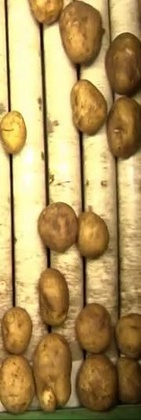
%> input picture A1Task2/beltpotato1.jpg, 141 x 420 px, shrunk from 180 x 538 before the run; the run also reads 2 pictures not shown here
$ octave task2run.m   (GNU Octave 9; MATLAB toolbox functions it lacks are replaced by stand-ins)
%> lines starting %> are read from the running program, lines starting %| are printed output that depends on the picture; in (x1, y1, x2, y2) boxes, pixels count from 0 and x2, y2 are one past the last pixel; in counts of white or black regions, pixels touching at a corner belong together; the program's own positions count from 1; long printed decimals are rounded
### A1Task2/segmentspuds.m
function outIm = segmentspuds( inputImage )

    rgbPotatoesIn = imread(inputImage);
    hsvPotatoesIn = rgb2hsv(rgbPotatoesIn);
    [nRows, nCols] = size(rgbPotatoesIn(:,:,1));

    % Get number of empty belt images in current folder
    backgrounds = dir('empty*.jpg');
    nBackgrounds = length(backgrounds(not([backgrounds.isdir])));

    % Generate HSV mean & standard deviation background models
    hsvMeanImg = getBackgroundMean(nBackgrounds, nRows, nCols);
    hsvStdImg = getBackgroundStd(nBackgrounds, nRows, nCols, hsvMeanImg);

    % Filter background models to reduce prominence of dark roller boundaries
    blurFilter = fspecial('motion', 22);
    blurredHsvMean = imfilter(hsvMeanImg, blurFilter, 'circular');
    blurredHsvStd = imfilter(hsvStdImg, blurFilter, 'circular');

    % K-Means clustering (region-based approach to segmentation)
    % Clusters mean and std image pixels into 5 colours to normalise the background models' pixel values
    [backgroundM, backgroundS] = kMeansCluster(blurredHsvMean, blurredHsvStd);

    % Contrast stretch input HSV potato image to increase contrast between potatoes and rollers
    potatoIn = imadjust(hsvPotatoesIn, stretchlim(hsvPotatoesIn));

    % Create binary image using background model (mean & std)
    binaryMask = im2bw(zeros(nRows, nCols, 1));
    intensityThresh = 0.22;
    % COLOUR SLICING; Mask indicates a potato if...
    % The pixel intensity is greater than a threshold (found via roipoly and imhist), and the pixel saturation
    % is greater than the background mean saturation plus the background standard deviation intensity
    for i = 1 : nRows
        for j = 1 : nCols
            if (potatoIn(i,j,3) > intensityThresh)
                if (potatoIn(i,j,2) > (backgroundM(i,j,2) + backgroundS(i,j,3)))
                    binaryMask(i,j) = 1;
                end
            end
        end
    end

    % Dilate, fill holes, remove small components, erode, filter, and
    % remove any remaining smaller components to produce final mask
    se = strel('disk', 4);
    binaryMask = imdilate(binaryMask, se);
    binaryMask = imfill(binaryMask,'holes');
    binaryMask = removeComponents(binaryMask, 500);
    binaryMask = imerode(binaryMask, se);
    binaryMask = medfilt2(binaryMask, [5 5]);
    binaryMask = removeComponents(binaryMask, 300);

    % Apply mask to input image
    outIm = imread(inputImage);
    for i = 1 : nRows
        for j = 1 : nCols
            if binaryMask(i, j) == 0
                outIm(i,j,:) = [0 0 0];
            else
                outIm(i,j,1) = outIm(i,j,1);
                outIm(i,j,2) = outIm(i,j,2);
                outIm(i,j,3) = outIm(i,j,3);
            end
        end
    end

    %%% TASK 1 FUNCTION APPLIED TO DISPLAY BOUNDING RECTANGLES AND SUMMARY STATISTICS FOR POTATOES %%%
    % REGIONPROPS COMPILES SPECIFIC PROPERTIES OF ALL COMPONENTS (FOR PERFORMANCE)
    components = bwconncomp(binaryMask);
    objProperties = regionprops(components, 'centroid', 'majoraxis', 'minoraxis', 'boundingbox', 'image');
    centroids = cat(1, objProperties.Centroid);
    majorAxisLengths = cat(1, objProperties.MajorAxisLength);
    minorAxisLengths = cat(1, objProperties.MinorAxisLength);

    % OUTPUT FINAL IMAGE ON WHICH TO OVERLAY BOUNDING RECTANGLES
    figure('name', 'Final image'), imshow(outIm), title('Final image with Bounding Box');

    imageInName = strsplit(inputImage,'.');
    imageInNum = imageInName(1);

    % DISPLAY SUMMARY STATISTICS FOR CURRENT IMAGE
    disp(' --------------------------------------------------- SUMMARY STATISTICS -------------------------------------------------- ');
    disp(['| Potato Image: ', imageInNum{1}, sprintf('\t\t\t'), 'Potatoes Detected: ', num2str(components.NumObjects), sprintf('\t\t\t\t\t\t\t\t\t\t\t\t\t\t\t\t\t\t'), '  |']);
    disp(' ------------------------------------------------------------------------------------------------------------------------- ');
    disp('| Potato # | Centroid (x,y) | Eccentricity  |   Mean (R, G, B)      | Standard Deviation (R, G, B) | Smoothness | Entropy |');

    hold on

    for i = 1: length(objProperties)

        % COMPUTE COMPONENT'S FOCI DISTANCE FOR ECCENTRICITY CALCULATION
        ellipseFociDistance = 2 * (sqrt((majorAxisLengths(i,1)/2)^2 - (minorAxisLengths(i,1)/2)^2));

        % BOUNDING BOX CO-ORDINATES 'CUT' OUT POTATO FOR STATISTIC CALCULATIONS
        % CUSTOM FUNCTION RETURNS VECTOR CONTAINING MEANS, STDS, SMOOTHNESS, AND ENTROPY
        componentMask = objProperties(i).Image;
        x = round(objProperties(i).BoundingBox(1));
        y = round(objProperties(i).BoundingBox(2));
        w = (objProperties(i).BoundingBox(3));
        h = (objProperties(i).BoundingBox(4));
        resultStats = getTextureDescriptors(rgbPotatoesIn, componentMask, x, y, w, h);

        % FORMAT STATISTICS FOR DISPLAY
        potatoNum = num2str(i);
        centroidX = num2str(round(centroids(i,1)));
        centroidY = num2str(round(centroids(i,2)));
        ecc = num2str(ellipseFociDistance/majorAxisLengths(i,1));
        meanR = num2str(round(resultStats(1)));
        meanG = num2str(round(resultStats(2)));
        meanB = num2str(round(resultStats(3)));
        stdR = num2str(round(resultStats(4)));
        stdG = num2str(round(resultStats(5)));
        stdB = num2str(round(resultStats(6)));
        smoothn = num2str(resultStats(7));
        entro = num2str(resultStats(8));

        tab = sprintf('\t');

        % DISPLAY SUMMARY STATISTICS FOR CURRENT POTATO
        disp(' ------------------------------------------------------------------------------------------------------------------------- ');
        disp(['|    ', potatoNum, tab, '   |   (' centroidX, ', ' , centroidY, ')' tab,...
              '|   ', ecc, tab, tab, '|   (', meanR, ',', tab, meanG, ',   ', meanB, ')' tab, '|', tab, tab,...
              ' (', stdR, ', ', stdG, ', ', stdB, ')', tab, tab, '   |  ', smoothn, tab, '| ', entro, '  |']);

        % OVERLAYS BOUNDING BOX ON FIGURE, UNCOMMENT BELOW TO PLOT CENTROID
        % plot(centroids(:,1), centroids(:,2), 'ro');
        rectangle('Position', objProperties(i).BoundingBox,'edgecolor','g');
    end

    hold off

    disp(' ------------------------------------------------------------------------------------------------------------------------- ');

end

% REF: average background, smooth/blur image, bg subtraction
%      http://studentdavestutorials.weebly.com/basic-image-processing-with-matlab.html
% REF: HSV good, segmentation by clustering, determines threshold (imhist) for segmenting foreground pixels,
%      http://www.computer-vision.org/4security/pdf/4-ali.pdf
%      HSV good: http://iris.usc.edu/Outlines/papers/1999/francois-cisst99.pdf
%      BG sub in HSV: http://citeseerx.ist.psu.edu/viewdoc/summary?doi=10.1.1.81.3145
% REF: DIR http://uk.mathworks.com/help/matlab/ref/dir.html?nocookie=true

### A1Task2/getBackgroundMean.m
function hsvMeanImage = getBackgroundMean( nBackgrounds, nRows, nCols )

    % Set hsv channel placeholder images
    hImg = zeros(nRows, nCols, 1);
    sImg = hImg;
    vImg = hImg;

    % Loop through provided number of backgrounds adding pixel values
    for i = 1 : nBackgrounds
        imgTmp = rgb2hsv(imread(['emptybelt', num2str(i), '.jpg']));
        hImg = hImg + imgTmp(:,:,1);
        sImg = sImg + imgTmp(:,:,2);
        vImg = vImg + imgTmp(:,:,3);
    end

    % Mean for each channel found by dividing by number of backgrounds
    hMeanImg = hImg / nBackgrounds;
    sMeanImg = sImg / nBackgrounds;
    vMeanImg = vImg / nBackgrounds;

    % Concatenate channel mean images to get HSV mean image
    hsvMeanImage = cat(3, hMeanImg, sMeanImg, vMeanImg);

end

### A1Task2/getBackgroundStd.m
function hsvStdImage = getBackgroundStd( nBackgrounds, nRows, nCols, hsvMeanImg )

    % Split HSV mean image into its 3 channels
    hMeanImg = hsvMeanImg(:,:,1);
    sMeanImg = hsvMeanImg(:,:,2);
    vMeanImg = hsvMeanImg(:,:,3);

    % Set squared difference placeholders
    squaredDiffH = double(zeros(nRows, nCols, 1));
    squaredDiffS = squaredDiffH;
    squaredDiffV = squaredDiffH;

    % Loop through each pixel finding the squared difference from the mean
    for h = 1 : nBackgrounds
        imgTmp = rgb2hsv(imread(['emptybelt', num2str(h), '.jpg']));
        channelH = imgTmp(:,:,1);
        channelS = imgTmp(:,:,2);
        channelV = imgTmp(:,:,3);
        for i = 1 : nRows
            for j = 1 : nCols
                currentDifH = channelH(i, j) - hMeanImg(i, j);
                currentSqDifH = (currentDifH)^2;
                squaredDiffH(i, j) = squaredDiffH(i, j) + (currentSqDifH);
                currentDifS = channelS(i, j) - sMeanImg(i, j);
                currentSqDifS = (currentDifS)^2;
                squaredDiffS(i, j) = squaredDiffS(i, j) + (currentSqDifS);
                currentDifV = channelV(i, j) - vMeanImg(i, j);
                currentSqDifV = (currentDifV)^2;
                squaredDiffV(i, j) = squaredDiffV(i, j) + (currentSqDifV);
            end
        end
    end

    % Variance found by averaging the squared difference
    varianceH = squaredDiffH / nBackgrounds;
    varianceS = squaredDiffS / nBackgrounds;
    varianceV = squaredDiffV / nBackgrounds;

    % Standard deviation found by square rooting the variance
    hStdImg = sqrt(varianceH);
    sStdImg = sqrt(varianceS);
    vStdImg = sqrt(varianceV);

    % Concatenate channel std images to get HSV std image
    hsvStdImage = cat(3, hStdImg, sStdImg, vStdImg);

end

### A1Task2/kMeansCluster.m
function [clusteredMean, clusteredStd] = kMeansCluster( blurredHsvMean, blurredHsvStd )

    % Trial & error found 5 colours gave the best representation of the background
    nColors = 5;
    [nRows, nCols, nChannels] = size(blurredHsvMean);
    reshapedMean = reshape(blurredHsvMean, nRows * nCols, nChannels);
    reshapedStd = reshape(blurredHsvStd, nRows * nCols, nChannels);
    [clustersM, centroidsM] = kmeans(reshapedMean, nColors, 'maxiter', 300);
    [clustersS, centroidsS] = kmeans(reshapedStd, nColors, 'maxiter', 300);

    % Placeholder images for k-means clustered outputs
    clusteredMean = zeros(size(blurredHsvMean));
    clusteredStd = zeros(size(blurredHsvStd));

    for i = 1 : nRows
        for j = 1 : nCols
            for k = 1 : nChannels
                clusteredMean(i, j, k) = centroidsM(clustersM(((j - 1) * nRows) + i), k);
                clusteredStd(i, j, k) = centroidsS(clustersS(((j - 1) * nRows) + i), k);
            end
        end
    end

end

### A1Task2/removeComponents.m
function bwOutput = removeComponents(BW, pixelThresh)

    % FIND PIXEL COUNT OF EACH COMPONENT, SET ALL PIXELS TO ZERO IN ANY
    % COMPONENT BELOW THE THRESHOLD
    components = bwconncomp(BW);
    pixelCount = cellfun(@numel,components.PixelIdxList);
    [rows, cols] = size(pixelCount);

    for i = 1 : cols
        if (pixelCount(i) < pixelThresh)
            BW(components.PixelIdxList{i}) = 0;
        end
    end

    bwOutput = BW;

end

### A1Task2/getTextureDescriptors.m
function results = getTextureDescriptors( input, componentMask, x, y, w, h )

    % MANUALLY CALCULATE THE MEAN, STD, SMOOTHNESS AND ENTROPY OF THE INPUT OBJECT
    count = 0;
    pixelsR = double(0);
    pixelsG = double(0);
    pixelsB = double(0);
    pixelsGray = double(0);
    squaredDiffR = int32(0);
    squaredDiffG = int32(0);
    squaredDiffB = int32(0);
    squaredDiffGray = int32(0);
    channelR = input(y:((y+h) - 1), x:((x+w) - 1), 1);
    channelG = input(y:((y+h) - 1), x:((x+w) - 1), 2);
    channelB = input(y:((y+h) - 1), x:((x+w) - 1), 3);
    imageGray = input(y:((y+h) - 1), x:((x+w) - 1));

    % ACCUMLUATE NON-ZERO PIXELS' VALUES AND TOTAL PIXEL COUNT
    for i = 1 : h
        for j = 1 : w
            % COMPONENTMASK ENSURES NO POTATO DATA FROM OVERLAPPING BOUNDING BOXES IS USED
            if componentMask(i, j) ~= 0
                pixelsR = pixelsR + double(channelR(i, j));
                pixelsG = pixelsG + double(channelG(i, j));
                pixelsB = pixelsB + double(channelB(i, j));
                pixelsGray = pixelsGray + double(imageGray(i, j));
                count = count + 1;
            end
        end
    end

    % MEAN DIVIDES TOTAL PIXEL VALUE BY TOTAL PIXEL COUNT
    meanR = pixelsR / count;
    meanG = pixelsG / count;
    meanB = pixelsB / count;
    meanGray = pixelsGray / count;

    % ACCUMULATE SQUARED DIFFERENCE VALUES
    for i = 1 : h
        for j = 1 : w
            if componentMask(i, j) ~= 0
                squaredDiffR = squaredDiffR + ((int32(channelR(i, j)) - int32(meanR))^2);
                squaredDiffG = squaredDiffG + ((int32(channelG(i, j)) - int32(meanG))^2);
                squaredDiffB = squaredDiffB + ((int32(channelB(i, j)) - int32(meanB))^2);
                squaredDiffGray = squaredDiffGray + ((int32(imageGray(i, j)) - int32(meanGray))^2);
            end
        end
    end

    % VARIANCE DIVIDES TOTAL SQUARED DIFFERENCE VALUE BY TOTAL PIXEL COUNT
    varianceR = squaredDiffR / count;
    varianceG = squaredDiffG / count;
    varianceB = squaredDiffB / count;
    varianceGray = squaredDiffGray / count;

    % STANDARD DEVIATION SQUARE ROOTS THE VARIANCE
    stdR = sqrt(double(varianceR));
    stdG = sqrt(double(varianceG));
    stdB = sqrt(double(varianceB));

    % SMOOTHNESS OF GRAYSCALE INPUT GIVES VALUE IN [0, 1]
    smoothness = (1 - 1 / (1 + double(varianceGray)));

    % ENTROPY REMOVES 'ZERO' HISTOGRAM COUNTS, NORMALISES, SUMS COUNTS
    binCounts = imhist(imageGray);
    binCounts(binCounts == 0) = [];
    grayElements = numel(imageGray);
    normalisedCounts = (binCounts ./ grayElements);
    entro = -(sum(normalisedCounts .* log2(normalisedCounts)));

    results = [meanR, meanG, meanB, stdR, stdG, stdB, smoothness, entro];
end

### A1Task2/task2run.m
% [13 lines of commented-out code are left out]

out1 = segmentspuds('beltpotato1.jpg');
%> in segmentspuds, rgbPotatoesIn is the input picture: size 420x141x3 uint8; mean R, G, B 175.6, 148.8, 92.6
%> in segmentspuds, `hsvPotatoesIn = rgb2hsv(rgbPotatoesIn);`: hsvPotatoesIn: size 420x141x3 double; mean H, S, V 0.116, 0.535, 0.69
%> in segmentspuds, `[nRows, nCols] = size(rgbPotatoesIn(:,:,1));`: nRows = 420; nCols = 141
%> in getBackgroundMean, `hImg = zeros(nRows, nCols, 1);`: hImg: size 420x141 double; every value is 0
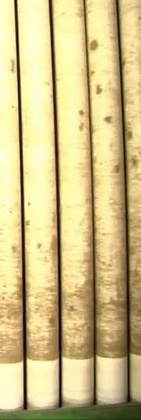
%> input picture A1Task2/emptybelt1.jpg, 141 x 420 px, shrunk from 180 x 538 before the run
%> in getBackgroundMean, `imgTmp = rgb2hsv(imread(['emptybelt', num2str(i), '.jpg']));`: imgTmp: size 420x141x3 double; mean H, S, V 0.13, 0.392, 0.816
%> pass 2 of the loop in getBackgroundMean, `for i = 1 : nBackgrounds`:
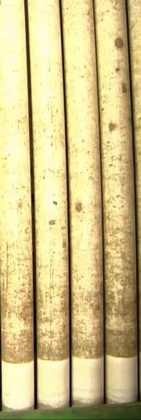
%> input picture A1Task2/emptybelt2.jpg, 141 x 420 px, shrunk from 180 x 538 before the run
%> imgTmp: size 420x141x3 double; mean H, S, V 0.132, 0.386, 0.811
%> pass 3 of the loop in getBackgroundMean, `for i = 1 : nBackgrounds`:
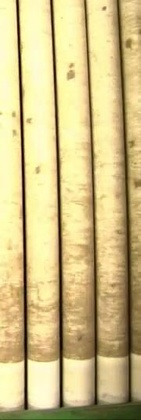
%> input picture A1Task2/emptybelt3.jpg, 141 x 420 px, shrunk from 180 x 538 before the run
%> imgTmp: size 420x141x3 double; mean H, S, V 0.129, 0.394, 0.816
%> in getBackgroundMean, `vMeanImg = vImg / nBackgrounds;`:
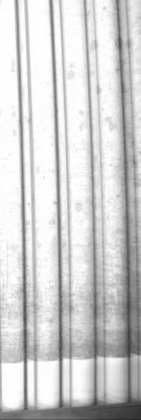
%> vMeanImg: size 420x141 double; min 0.153, max 1, mean 0.814
%> in getBackgroundMean, `hsvMeanImage = cat(3, hMeanImg, sMeanImg, vMeanImg);`: hsvMeanImage: size 420x141x3 double; mean H, S, V 0.13, 0.391, 0.814
%> after the loop in getBackgroundStd, `for i = 1 : nRows`:
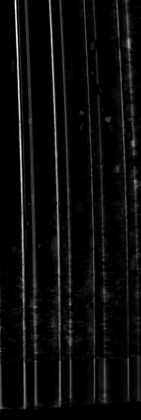
%> squaredDiffV: size 420x141 double; min 0, max 0.296, mean 0.0144; drawn with min black and max white
%> pass 2 of the loop in getBackgroundStd, `for h = 1 : nBackgrounds`:
%> in getBackgroundStd, `channelV = imgTmp(:,:,3);`:
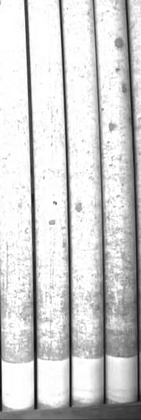
%> channelV: size 420x141 double; min 0.0235, max 1, mean 0.811
%> after the loop in getBackgroundStd, `for i = 1 : nRows`:
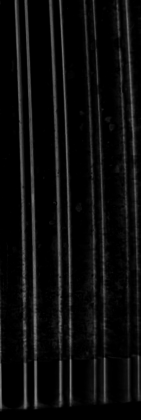
%> squaredDiffV: size 420x141 double; min 0, max 0.522, mean 0.0509
%> pass 3 of the loop in getBackgroundStd, `for h = 1 : nBackgrounds`:
%> in getBackgroundStd, `channelV = imgTmp(:,:,3);`:
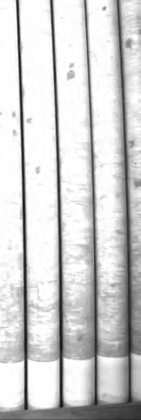
%> channelV: size 420x141 double; min 0.0588, max 1, mean 0.816
%> after the loop in getBackgroundStd, `for i = 1 : nRows`:
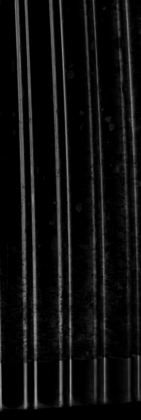
%> squaredDiffV: size 420x141 double; min 0, max 0.628, mean 0.0628
%> in getBackgroundStd, `hStdImg = sqrt(varianceH);`:
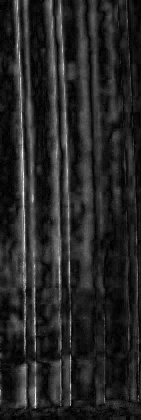
%> hStdImg: size 420x141 double; min 0, max 0.0721, mean 0.0108; drawn with min black and max white
%> in getBackgroundStd, `hsvStdImage = cat(3, hStdImg, sStdImg, vStdImg);`: hsvStdImage: size 420x141x3 double; mean H, S, V 0.0108, 0.0666, 0.0992
%> in segmentspuds, `blurredHsvStd = imfilter(hsvStdImg, blurFilter, 'circular');`:
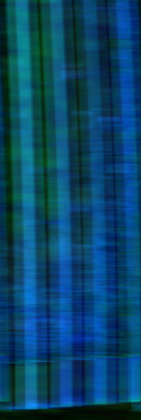
%> blurredHsvStd: size 420x141x3 double; mean R, G, B 0.0108, 0.0666, 0.0992; drawn with min black and max white
%> in kMeansCluster, `[clustersM, centroidsM] = kmeans(reshapedMean, nColors, 'maxiter', 300);`: centroidsM = [0.113 0.442 0.747; 0.144 0.317 0.929; 0.129 0.386 0.861; 0.192 0.518 0.368; 0.11 0.473 0.611]
%> in kMeansCluster, `[clustersS, centroidsS] = kmeans(reshapedStd, nColors, 'maxiter', 300);`: centroidsS = [0.0102 0.0621 0.0968; 0.00706 0.0328 0.0231; 0.0117 0.0776 0.126; 0.0102 0.0544 0.067; 0.0138 0.0958 0.155]
%> after the loop in kMeansCluster, `for i = 1 : nRows`:
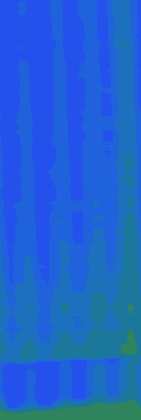
%> clusteredMean: size 420x141x3 double; mean R, G, B 0.13, 0.391, 0.814; mean of the top-left, top-right, bottom-left and bottom-right quarters 0.462, 0.453, 0.444, 0.422
%> after the loop in kMeansCluster, `for i = 1 : nRows`:
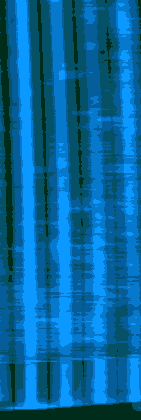
%> clusteredStd: size 420x141x3 double; mean R, G, B 0.0108, 0.0667, 0.0993; drawn with min black and max white
%> in removeComponents, `components = bwconncomp(BW);`: components = 18 connected components
%> in removeComponents, `pixelCount = cellfun(@numel,components.PixelIdxList);`: pixelCount = 18 values, max 31649 at index 2, min 13 at index 3, mean 1958
%> in removeComponents, `[rows, cols] = size(pixelCount);`: rows = 1; cols = 18
%> the loop in removeComponents, `for i = 1 : cols` made 18 passes
%> the loop in removeComponents (call 2), `for i = 1 : cols` made 18 passes
%> in segmentspuds, `components = bwconncomp(binaryMask);`: components = 4 connected components
%> in segmentspuds, `objProperties = regionprops(components, 'centroid', 'majoraxis', 'mino..`: objProperties = 4 regions; box (x1, y1, x2, y2), Centroid, MajorAxisLength and MinorAxisLength: (0, 103, 26, 158) [12.5 132] 50.49 26.7, (0, 262, 141, 413) [66.1 351.8] 155.2 130.8, (29, 0, 141, 163) [96.8 70.7] 183.7 81.88, (38, 199, 110, 260) [73.4 231.3] 80.52 49.82
%> in segmentspuds, `centroids = cat(1, objProperties.Centroid);`: centroids = [12.46 132; 66.1 351.8; 96.76 70.68; 73.42 231.3]
%> in segmentspuds, `majorAxisLengths = cat(1, objProperties.MajorAxisLength);`: majorAxisLengths = [50.49; 155.2; 183.7; 80.52]
%> in segmentspuds, `minorAxisLengths = cat(1, objProperties.MinorAxisLength);`: minorAxisLengths = [26.7; 130.8; 81.88; 49.82]
%| | Potato Image: beltpotato1			Potatoes Detected: 4																		  |
%> the loop in segmentspuds, `for i = 1: length(objProperties)` made 4 passes
%> (ellipseFociDistance, x, y, w, h, meanR, meanG, meanB) on passes 1 to 4: (42.84, 1, 104, 26, 55, '212', '174', '79'), (83.56, 1, 263, 141, 151, '139', '98', '42'), (164.5, 30, 1, 112, 163, '147', '106', '49'), (63.25, 39, 200, 72, 61, '154', '109', '51')
%|  -------------------------------------------------------------------------------------------------------------------------
%| |    1	   |   (12, 132)	|   0.8487		|   (212,	174,   79)	|		 (41, 43, 25)		   |  0.9994	| 6.3269  |
%|  -------------------------------------------------------------------------------------------------------------------------
%| |    2	   |   (66, 352)	|   0.5385		|   (139,	98,   42)	|		 (41, 33, 21)		   |  0.9994	| 7.7199  |
%|  -------------------------------------------------------------------------------------------------------------------------
%| |    3	   |   (97, 71)	|   0.8952		|   (147,	106,   49)	|		 (42, 35, 23)		   |  0.9994	| 7.0591  |
%|  -------------------------------------------------------------------------------------------------------------------------
%| |    4	   |   (73, 231)	|   0.7856		|   (154,	109,   51)	|		 (36, 30, 21)		   |  0.9992	| 7.3725  |
out2 = segmentspuds('beltpotato2.jpg');
%> pass 2 of the loop in getBackgroundMean, `for i = 1 : nBackgrounds`:
%> pass 3 of the loop in getBackgroundMean, `for i = 1 : nBackgrounds`:
%> pass 2 of the loop in getBackgroundStd, `for h = 1 : nBackgrounds`:
%> pass 3 of the loop in getBackgroundStd, `for h = 1 : nBackgrounds`:
%> in segmentspuds (call 2), `objProperties = regionprops(components, 'centroid', 'majoraxis', 'mino..`: objProperties = 4 regions; box (x1, y1, x2, y2), Centroid, MajorAxisLength and MinorAxisLength: (0, 0, 141, 180) [59.2 73.1] 172.9 148.6, (0, 270, 141, 411) [71.7 347.3] 173.6 108.5, (4, 210, 39, 274) [21 242.8] 57.72 33.79, (72, 174, 119, 226) [94.4 200.7] 51.38 41.96
%| | Potato Image: beltpotato2			Potatoes Detected: 4																		  |
%> the loop in segmentspuds (call 2), `for i = 1: length(objProperties)` made 4 passes
%> (ellipseFociDistance, x, y, w, h, meanR, meanG, meanB) on passes 1 to 4: (88.45, 1, 1, 141, 180, '172', '127', '61'), (135.5, 1, 271, 141, 141, '144', '104', '47'), (46.8, 5, 211, 35, 64, '196', '147', '69'), (29.66, 73, 175, 47, 52, '175', '130', '61')
%|  -------------------------------------------------------------------------------------------------------------------------
%| |    1	   |   (59, 73)	|   0.5115		|   (172,	127,   61)	|		 (43, 40, 31)		   |  0.9995	| 6.9696  |
%|  -------------------------------------------------------------------------------------------------------------------------
%| |    2	   |   (72, 347)	|   0.7806		|   (144,	104,   47)	|		 (38, 33, 23)		   |  0.9993	| 7.7118  |
%|  -------------------------------------------------------------------------------------------------------------------------
%| |    3	   |   (21, 243)	|   0.8108		|   (196,	147,   69)	|		 (45, 42, 26)		   |  0.9995	| 6.8503  |
%|  -------------------------------------------------------------------------------------------------------------------------
%| |    4	   |   (94, 201)	|   0.5772		|   (175,	130,   61)	|		 (41, 34, 24)		   |  0.9994	| 7.3334  |
out3 = segmentspuds('beltpotato3.jpg');
%> pass 2 of the loop in getBackgroundMean, `for i = 1 : nBackgrounds`:
%> pass 3 of the loop in getBackgroundMean, `for i = 1 : nBackgrounds`:
%> pass 2 of the loop in getBackgroundStd, `for h = 1 : nBackgrounds`:
%> pass 3 of the loop in getBackgroundStd, `for h = 1 : nBackgrounds`:
%> (the run ends here)
